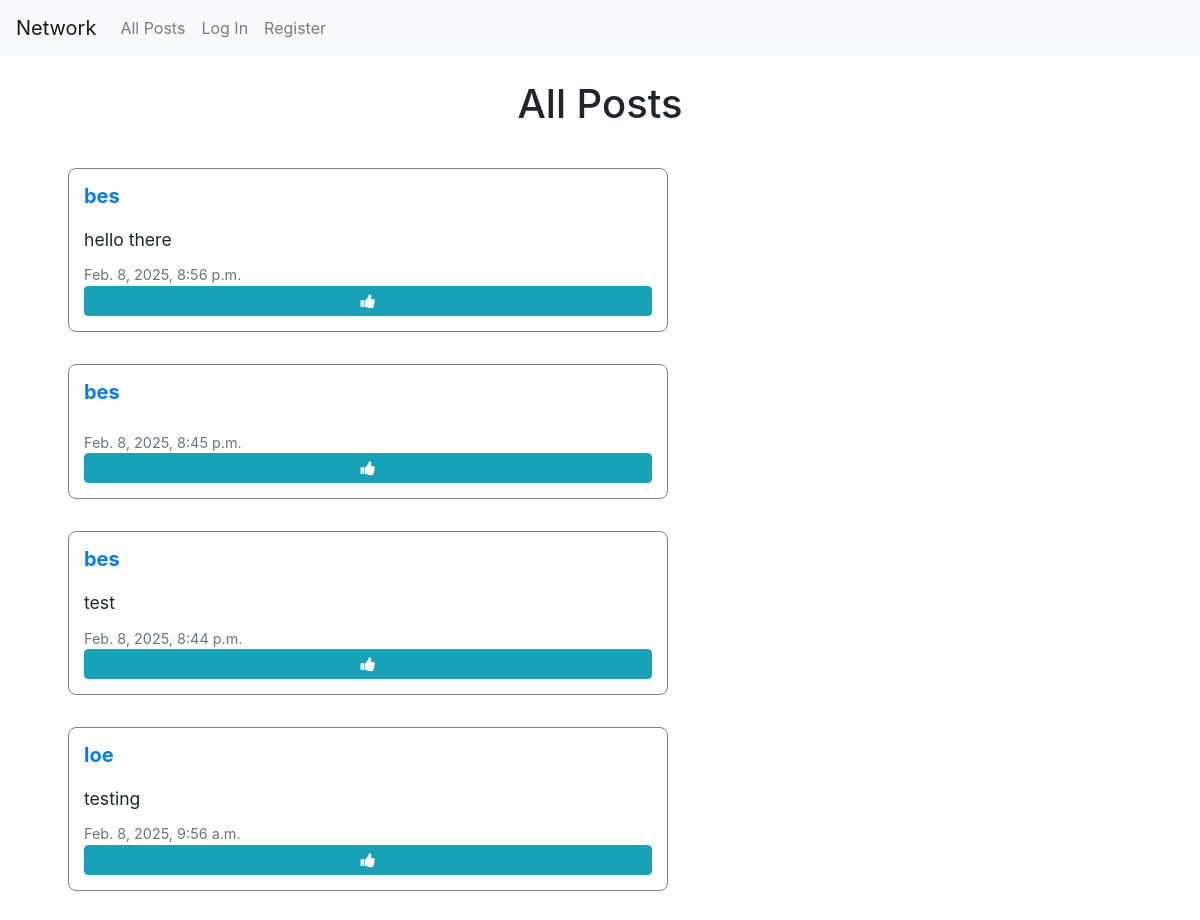
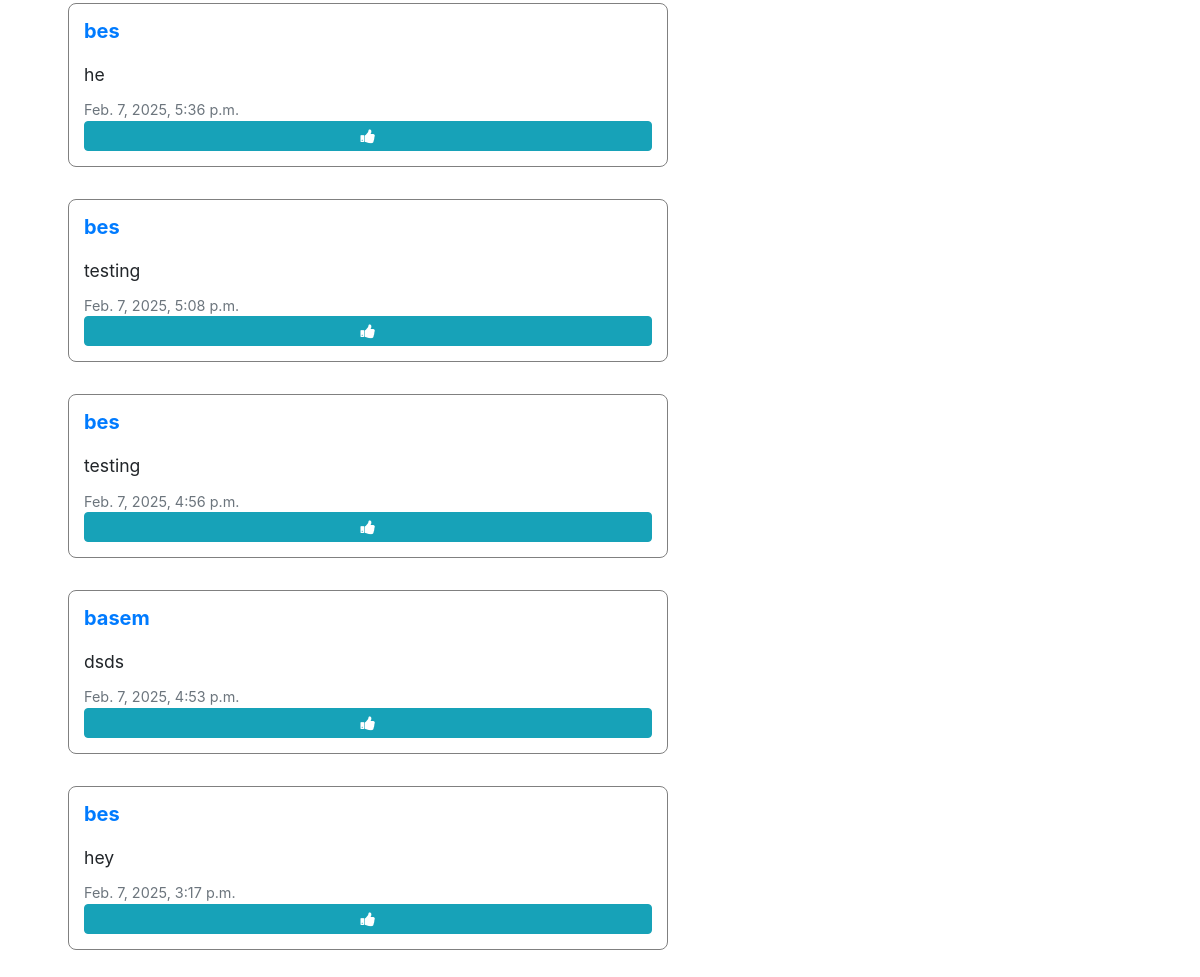
The page / on the database its author committed (2 pictures, top to bottom).
### network/models.py (models this page shows, shortened)
class Post(models.Model):
    content = models.CharField(max_length=140,blank=False)
    user= models.ForeignKey(User, on_delete=models.CASCADE, related_name="author")
    date= models.DateTimeField(auto_now_add=True)

class User(AbstractUser):
    pass

### network/views.py (the view)
# urls.py: path("", views.index, name="index"),
def index(request):
    allpost= Post.objects.all().order_by("id").reverse()
    paginator = Paginator(allpost,10)
    page_number = request.GET.get('page')
    posts_of_the_page=paginator.get_page(page_number)
    allLikes=Like.objects.all()
    whoYouLiked=[]
    try:
         for like in allLikes:
             if like.user.id==request.user.id:
                 whoYouLiked.append(like.post.id)
    except:
        whoYouLiked=[]
    return render(request, "network/index.html", {
        "allpost": allpost,
        "posts_of_the_page":posts_of_the_page,
        "whoYouLiked":whoYouLiked,
    })

### network/templates/network/index.html (shortened to what this page needs)
{% extends "network/layout.html" %}
{% block body %}
<h1 class="text-center my-4">All Posts</h1>
<div class="all-posts">
  {% for post in posts_of_the_page %}
  <div class="post my-3 mx-5">
      <h5><strong><a href="{% url 'profile' post.user.id %}">{{ post.user }}</a></strong></h5>
      <p class="post-content" id="content_{{post.id}}">{{ post.content }}</p>
      <small class="text-muted">{{ post.date }}</small>
      {% if user.is_authenticated and user == post.user %}
          <div class="d-flex justify-content-around">
              <button class="btn btn-primary" data-toggle="modal" data-target="#modal_edit_post_{{ post.id }}">Edit</button>
          </div>
          <div class="modal fade" id="modal_edit_post_{{ post.id }}" tabindex="-1" role="dialog" aria-labelledby="modal_edit_post_{{ post.id }}_label" aria-hidden="true">
              <div class="modal-dialog" role="document">
                  <div class="modal-content">
                      <div class="modal-header">
                          <h5 class="modal-title">Edit post</h5>
                          <button type="button" class="close" data-dismiss="modal" aria-label="Close">
                              <span aria-hidden="true">&times;</span>
                          </button>
                      </div>
                      <div class="modal-body">
                          <textarea rows="5" id="textarea_{{ post.id }}" class="form-control" name="content">{{ post.content }}</textarea>
                      </div>
                      <div class="modal-footer">
                          <button type="button" class="btn btn-primary" onclick="submitHandler({{ post.id }})">Save changes</button>
                          <button type="button" class="btn btn-secondary" data-dismiss="modal">Close</button>
                      </div>
                  </div>
              </div>
          </div>
      {% else %}
          {% if post.id in whoYouLiked %}
              <button class="btn btn-info fa fa-thumbs-down" onclick="likeHandeler({{post.id}}, {{whoYouLiked}})" id="{{post.id}}"></button>
          {% else %}
              <button class="btn btn-info fa fa-thumbs-up" onclick="likeHandeler({{post.id}}, {{whoYouLiked}})" id="{{post.id}}"></button>
          {% endif %}
      {% endif %}
  </div>
{% endfor %}
<nav aria-label="Page navigation example">
</nav>
{% endblock %}

### network/static/network/styles.css (style rules this page uses)
h1 { text-align: left; }
:root { --post-max-width: 600px; --post-margin: 20px; --post-border: 0.1px solid gray; --post-padding: 15px; --post-border-radius: 8px; }
.all-posts { display: flex; justify-content: flex-start; flex-direction: column; margin: var(--post-margin); }
.post { border: var(--post-border); display: flex; justify-content: center; flex-direction: column; max-width: var(--post-max-width); box-sizing: border-box; padding: var(--post-padding); border-radius: var(--post-border-radius); margin-bottom: var(--post-margin); background-color: #fff; }
.post-content { font-size: 1.1rem; line-height: 1.6; margin: 10px 0; }
.text-muted { font-size: 0.9rem; }

### rows shown on the page
Post: user "bes", content "hello there", date "Feb. 8, 2025, 8:56 p.m."
Post: user "bes", date "Feb. 8, 2025, 8:45 p.m."
Post: user "bes", content "test", date "Feb. 8, 2025, 8:44 p.m."
Post: user "loe", content "testing", date "Feb. 8, 2025, 9:56 a.m."
Post: user "bes", content "he", date "Feb. 7, 2025, 5:36 p.m."
Post: user "bes", content "testing", date "Feb. 7, 2025, 5:08 p.m."
Post: user "bes", content "testing", date "Feb. 7, 2025, 4:56 p.m."
Post: user "basem", content "dsds", date "Feb. 7, 2025, 4:53 p.m."
Post: user "bes", content "hey", date "Feb. 7, 2025, 3:17 p.m."
